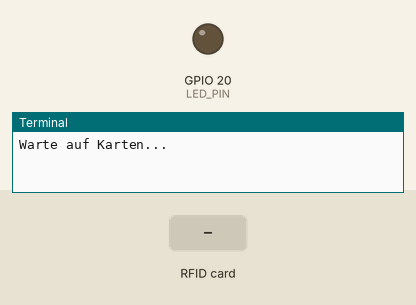
Simulated run of this program. Board: Raspberry Pi (BCM pin numbers). Parts: output pins drawn as LEDs (lit = HIGH), the last lines printed to the terminal. The inputs (shaded band) are chosen by the test bench. The clock reads 2024-03-15 10:24:30 at power-on unless the program sets it; web requests get an empty 200 reply after 0.4 s.

Above: at 1.2 s.
1.3 s: RFID card 5E 7A 19 C4 held to the reader
At 2.6 s:
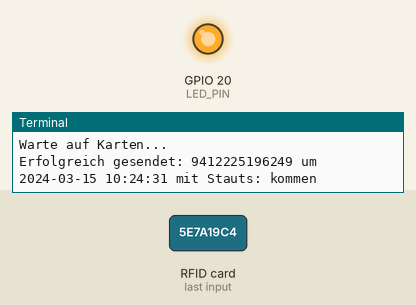
Timing chart, 0 to 6.2 s (numbered marks = the images above; inputs shaded):
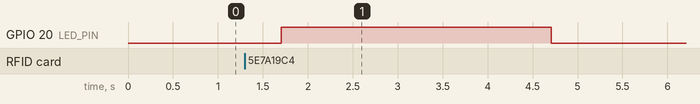

Measured:
- after the input at 1.3 s, GPIO 20 (LED_PIN): LOW → HIGH after 0.41 s, → LOW 3.0 s later

The program:

RFID7anServer.py
```python
import requests
from mfrc522 import MFRC522
import RPi.GPIO as GPIO
import time
import datetime

LED_PIN = 20
GPIO.setmode(GPIO.BCM)
GPIO.setup(LED_PIN, GPIO.OUT)


reader = MFRC522(bus=0, device=1, spd=50000, pin_mode=10, pin_rst=22)
url = "http://[2001:7c0:2320:2:f816:3eff:fec1:da44]:8000/rfid-empfang/"

def send_rfid_data(gemeinde, rfid_id, chip_id, zeit, status):
    data = {
        "gemeinde": gemeinde,
        "rfid_id": rfid_id,
        "eintraege": [
            {"zeit": zeit, "rfid": chip_id, "status": status}
        ]
    }
    try:
        response = requests.post(url, json=data)
        if response.status_code == 200:
            print(f"Erfolgreich gesendet: {chip_id} um {zeit} mit Stauts: {status}")
        else:
            print(f"Fehler beim Senden der Daten {response.status_code}")
    except Exception as e:
        print("Fehler:", e)

try:
    print("Warte auf Karten...")
    uid_status = {}
    while True:
        (status, TagType) = reader.MFRC522_Request(reader.PICC_REQIDL)
        if status == reader.MI_OK:
            (status, uid) = reader.MFRC522_Anticoll()
            if status == reader.MI_OK:
                uid = ''.join([str(i) for i in uid])
                zeit = datetime.datetime.now().strftime("%Y-%m-%d %H:%M:%S")
                gemeinde = "Bad Urach"
                rfid_id = 2
                # Überprüfen, ob die UID bereits im Dictionary ist
                if uid not in uid_status:
                    uid_status[uid] = 0  # Initialisiere den Statuszähler für die UID

                # Bestimme den Status basierend auf dem Zähler
                uid_status[uid] += 1
                if uid_status[uid] % 2 == 1:
                    status_text = "kommen"  # Ungerade Anzahl: kommen
                else:
                    status_text = "gehen"   # Gerade Anzahl: gehen

                send_rfid_data(gemeinde, rfid_id, uid, zeit, status_text)
                GPIO.output(LED_PIN, GPIO.HIGH)
                time.sleep(3)
                GPIO.output(LED_PIN, GPIO.LOW)
                time.sleep(10)


except KeyboardInterrupt:
    print("Beendet durch Benutzer.")
finally:
    GPIO.cleanup()
```
